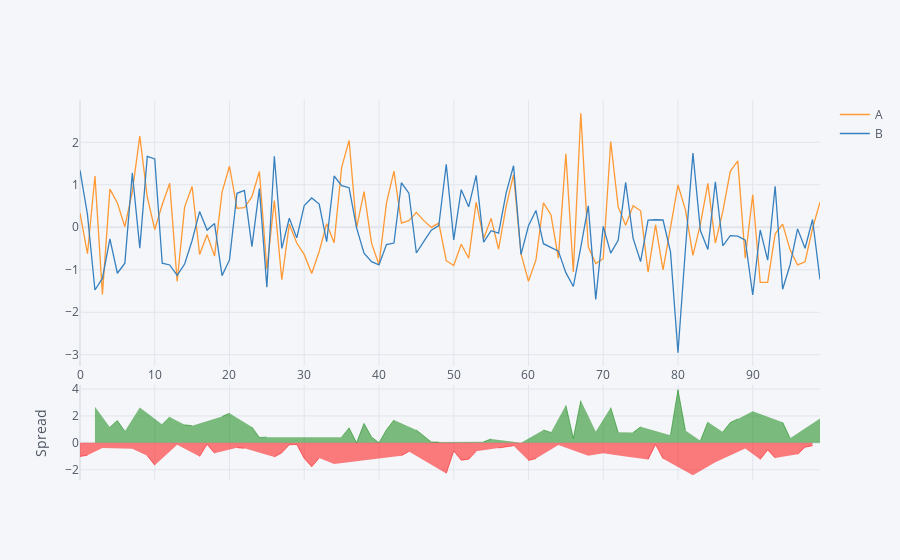

Source (notebook cell):
### Code cell
# Gráficos que variam no tempo
df[['A','B']].iplot(kind='spread')
